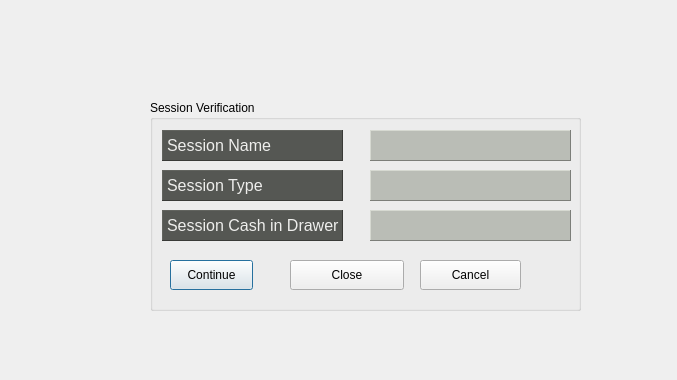
<?xml version="1.0" encoding="UTF-8"?>
<ui version="4.0">
 <class>ExistingSessionVerifier</class>
 <widget class="QDialog" name="ExistingSessionVerifier">
  <property name="geometry">
   <rect>
    <x>0</x>
    <y>0</y>
    <width>677</width>
    <height>380</height>
   </rect>
  </property>
  <property name="windowTitle">
   <string>Dialog</string>
  </property>
  <widget class="QGroupBox" name="groupBox">
   <property name="geometry">
    <rect>
     <x>150</x>
     <y>100</y>
     <width>431</width>
     <height>211</height>
    </rect>
   </property>
   <property name="title">
    <string>Session Verification</string>
   </property>
   <widget class="QLabel" name="lbl_first_name">
    <property name="geometry">
     <rect>
      <x>12</x>
      <y>30</y>
      <width>181</width>
      <height>31</height>
     </rect>
    </property>
    <property name="font">
     <font>
      <pointsize>12</pointsize>
     </font>
    </property>
    <property name="styleSheet">
     <string notr="true">background-color: rgb(85, 87, 83);
color: rgb(238, 238, 236);</string>
    </property>
    <property name="frameShape">
     <enum>QFrame::Panel</enum>
    </property>
    <property name="frameShadow">
     <enum>QFrame::Raised</enum>
    </property>
    <property name="text">
     <string>Session Name</string>
    </property>
   </widget>
   <widget class="QPushButton" name="btnContinueSession">
    <property name="geometry">
     <rect>
      <x>20</x>
      <y>160</y>
      <width>83</width>
      <height>30</height>
     </rect>
    </property>
    <property name="text">
     <string>Continue</string>
    </property>
    <property name="icon">
     <iconset resource="resources.qrc">
      <normaloff>:/resources/icons/edit-icon.png</normaloff>:/resources/icons/edit-icon.png</iconset>
    </property>
    <property name="iconSize">
     <size>
      <width>24</width>
      <height>24</height>
     </size>
    </property>
   </widget>
   <widget class="QPushButton" name="btnEndSession">
    <property name="geometry">
     <rect>
      <x>140</x>
      <y>160</y>
      <width>114</width>
      <height>30</height>
     </rect>
    </property>
    <property name="text">
     <string>Close</string>
    </property>
    <property name="icon">
     <iconset resource="resources.qrc">
      <normaloff>:/resources/icons/signs (3).png</normaloff>:/resources/icons/signs (3).png</iconset>
    </property>
    <property name="iconSize">
     <size>
      <width>24</width>
      <height>24</height>
     </size>
    </property>
   </widget>
   <widget class="QLabel" name="lblSessionName">
    <property name="geometry">
     <rect>
      <x>220</x>
      <y>30</y>
      <width>201</width>
      <height>31</height>
     </rect>
    </property>
    <property name="styleSheet">
     <string notr="true">background-color: rgb(186, 189, 182);</string>
    </property>
    <property name="frameShape">
     <enum>QFrame::Panel</enum>
    </property>
    <property name="frameShadow">
     <enum>QFrame::Raised</enum>
    </property>
    <property name="text">
     <string/>
    </property>
   </widget>
   <widget class="QPushButton" name="btnCancel">
    <property name="geometry">
     <rect>
      <x>270</x>
      <y>160</y>
      <width>101</width>
      <height>30</height>
     </rect>
    </property>
    <property name="text">
     <string>Cancel</string>
    </property>
    <property name="icon">
     <iconset resource="resources.qrc">
      <normaloff>:/resources/icons/icons8-delete-bin-96.png</normaloff>:/resources/icons/icons8-delete-bin-96.png</iconset>
    </property>
    <property name="iconSize">
     <size>
      <width>24</width>
      <height>24</height>
     </size>
    </property>
   </widget>
   <widget class="QLabel" name="lbl_first_name_2">
    <property name="geometry">
     <rect>
      <x>12</x>
      <y>70</y>
      <width>181</width>
      <height>31</height>
     </rect>
    </property>
    <property name="font">
     <font>
      <pointsize>12</pointsize>
     </font>
    </property>
    <property name="styleSheet">
     <string notr="true">background-color: rgb(85, 87, 83);
color: rgb(238, 238, 236);</string>
    </property>
    <property name="frameShape">
     <enum>QFrame::Panel</enum>
    </property>
    <property name="frameShadow">
     <enum>QFrame::Raised</enum>
    </property>
    <property name="text">
     <string>Session Type</string>
    </property>
   </widget>
   <widget class="QLabel" name="lblSessionType">
    <property name="geometry">
     <rect>
      <x>220</x>
      <y>70</y>
      <width>201</width>
      <height>31</height>
     </rect>
    </property>
    <property name="styleSheet">
     <string notr="true">background-color: rgb(186, 189, 182);</string>
    </property>
    <property name="frameShape">
     <enum>QFrame::Panel</enum>
    </property>
    <property name="frameShadow">
     <enum>QFrame::Raised</enum>
    </property>
    <property name="text">
     <string/>
    </property>
   </widget>
   <widget class="QLabel" name="lbl_first_name_3">
    <property name="geometry">
     <rect>
      <x>12</x>
      <y>110</y>
      <width>181</width>
      <height>31</height>
     </rect>
    </property>
    <property name="font">
     <font>
      <pointsize>12</pointsize>
     </font>
    </property>
    <property name="styleSheet">
     <string notr="true">background-color: rgb(85, 87, 83);
color: rgb(238, 238, 236);</string>
    </property>
    <property name="frameShape">
     <enum>QFrame::Panel</enum>
    </property>
    <property name="frameShadow">
     <enum>QFrame::Raised</enum>
    </property>
    <property name="text">
     <string>Session Cash in Drawer</string>
    </property>
   </widget>
   <widget class="QLabel" name="lblSessionCash">
    <property name="geometry">
     <rect>
      <x>220</x>
      <y>110</y>
      <width>201</width>
      <height>31</height>
     </rect>
    </property>
    <property name="styleSheet">
     <string notr="true">background-color: rgb(186, 189, 182);</string>
    </property>
    <property name="frameShape">
     <enum>QFrame::Panel</enum>
    </property>
    <property name="frameShadow">
     <enum>QFrame::Raised</enum>
    </property>
    <property name="text">
     <string/>
    </property>
   </widget>
  </widget>
  <widget class="QLabel" name="label">
   <property name="geometry">
    <rect>
     <x>50</x>
     <y>30</y>
     <width>101</width>
     <height>101</height>
    </rect>
   </property>
   <property name="styleSheet">
    <string notr="true">border-image: url(:/resources/icons/Logo2.png);</string>
   </property>
   <property name="text">
    <string/>
   </property>
  </widget>
  <widget class="QLabel" name="label_2">
   <property name="geometry">
    <rect>
     <x>40</x>
     <y>0</y>
     <width>621</width>
     <height>361</height>
    </rect>
   </property>
   <property name="styleSheet">
    <string notr="true">border-image: url(:/resources/background/picklit.jpg);</string>
   </property>
   <property name="text">
    <string/>
   </property>
  </widget>
  <zorder>label_2</zorder>
  <zorder>groupBox</zorder>
  <zorder>label</zorder>
 </widget>
 <resources>
  <include location="resources.qrc"/>
 </resources>
 <connections/>
</ui>
